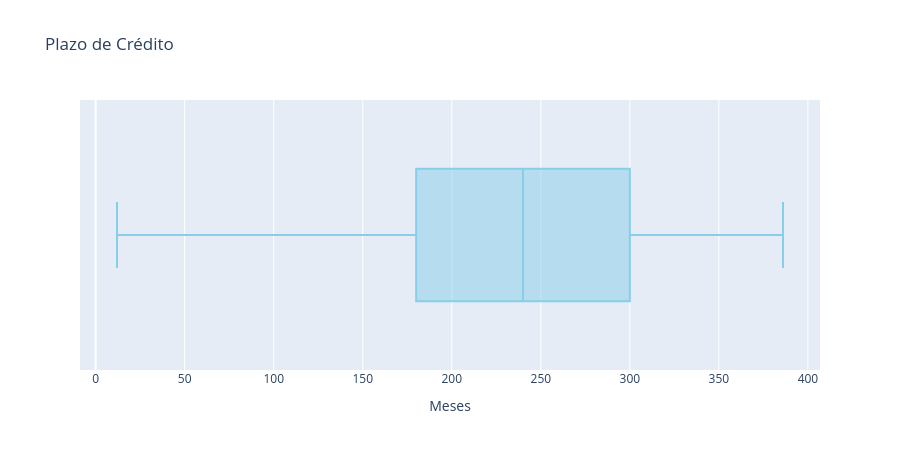
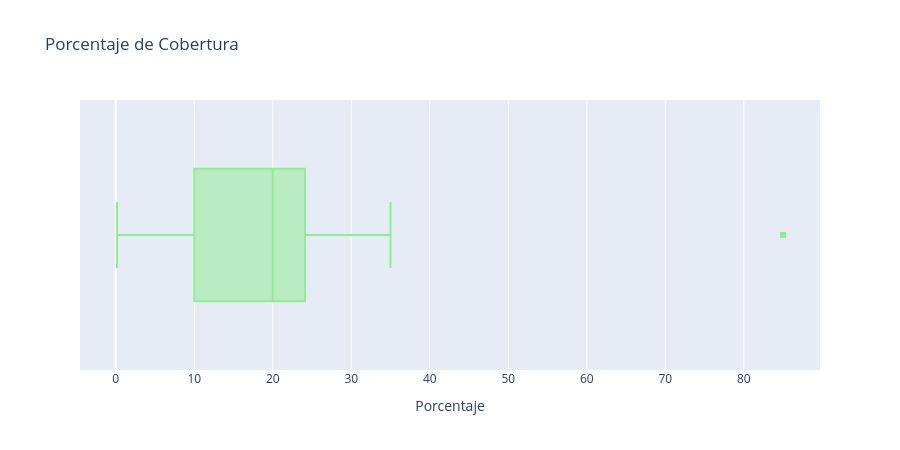
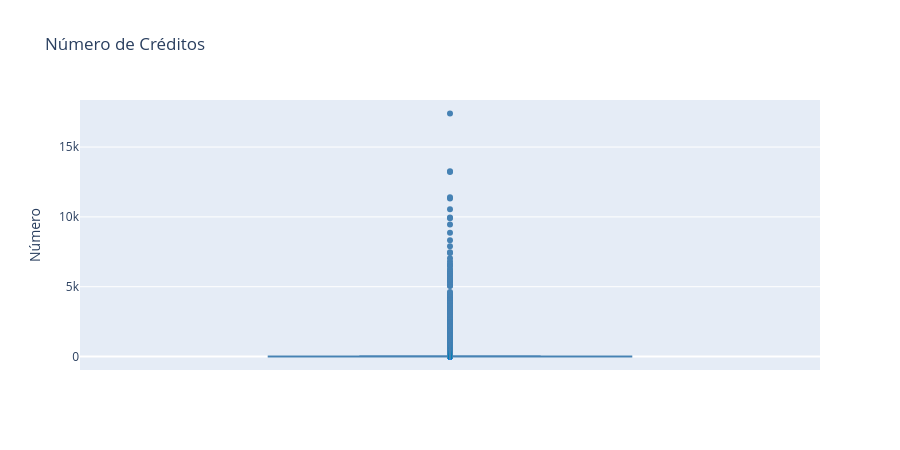

Notebook code for these charts, in order:
### Code cell
#Boxplot para Plazo de Crédito
fig = px.box(df, x="plazo_credito", title="Plazo de Crédito",
             labels={"plazo_credito": "Meses"}, color_discrete_sequence=["skyblue"])
fig.update_layout(width=900, height=450)
fig.show()

#Boxplot para Porcentaje de Cobertura
fig = px.box(df, x="porcentaje_cobertura", title="Porcentaje de Cobertura",
             labels={"porcentaje_cobertura": "Porcentaje"}, color_discrete_sequence=["lightgreen"])
fig.update_layout(width=900, height=450)
fig.show()

#Boxplot número de créditos
fig = px.box(df, y="numero_creditos", title="Número de Créditos",
             labels={"numero_creditos":"Número"},color_discrete_sequence=["steelblue"])
fig.update_layout(width=900, height=450)
fig.show()

### Figure 1 — Plotly figure (JSON) as saved in the notebook; plotly's stock layout.template omitted (floating-point values rounded to 4 significant figures; data arrays with more than 128 entries replaced by an {"elided": "..."} marker saying what was removed)
{"data": [{"alignmentgroup": "True", "hovertemplate": "Meses=%{x}<extra></extra>", "legendgroup": "", "marker": {"color": "skyblue"}, "name": "", "notched": false, "offsetgroup": "", "orientation": "h", "showlegend": false, "type": "box", "x": {"elided": "76526 int values"}, "x0": " ", "xaxis": "x", "y0": " ", "yaxis": "y"}], "layout": {"boxmode": "group", "height": 450, "legend": {"tracegroupgap": 0}, "title": {"text": "Plazo de Crédito"}, "width": 900, "xaxis": {"anchor": "y", "domain": [0, 1], "title": {"text": "Meses"}}, "yaxis": {"anchor": "x", "domain": [0, 1]}}}

### Figure 2 — Plotly figure (JSON) as saved in the notebook; plotly's stock layout.template omitted (floating-point values rounded to 4 significant figures; data arrays with more than 128 entries replaced by an {"elided": "..."} marker saying what was removed)
{"data": [{"alignmentgroup": "True", "hovertemplate": "Porcentaje=%{x}<extra></extra>", "legendgroup": "", "marker": {"color": "lightgreen"}, "name": "", "notched": false, "offsetgroup": "", "orientation": "h", "showlegend": false, "type": "box", "x": {"elided": "76526 float values"}, "x0": " ", "xaxis": "x", "y0": " ", "yaxis": "y"}], "layout": {"boxmode": "group", "height": 450, "legend": {"tracegroupgap": 0}, "title": {"text": "Porcentaje de Cobertura"}, "width": 900, "xaxis": {"anchor": "y", "domain": [0, 1], "title": {"text": "Porcentaje"}}, "yaxis": {"anchor": "x", "domain": [0, 1]}}}

### Figure 3 — Plotly figure (JSON) as saved in the notebook; plotly's stock layout.template omitted (floating-point values rounded to 4 significant figures; data arrays with more than 128 entries replaced by an {"elided": "..."} marker saying what was removed)
{"data": [{"alignmentgroup": "True", "hovertemplate": "Número=%{y}<extra></extra>", "legendgroup": "", "marker": {"color": "steelblue"}, "name": "", "notched": false, "offsetgroup": "", "orientation": "v", "showlegend": false, "type": "box", "x0": " ", "xaxis": "x", "y": {"elided": "76526 int values"}, "y0": " ", "yaxis": "y"}], "layout": {"boxmode": "group", "height": 450, "legend": {"tracegroupgap": 0}, "title": {"text": "Número de Créditos"}, "width": 900, "xaxis": {"anchor": "y", "domain": [0, 1]}, "yaxis": {"anchor": "x", "domain": [0, 1], "title": {"text": "Número"}}}}
